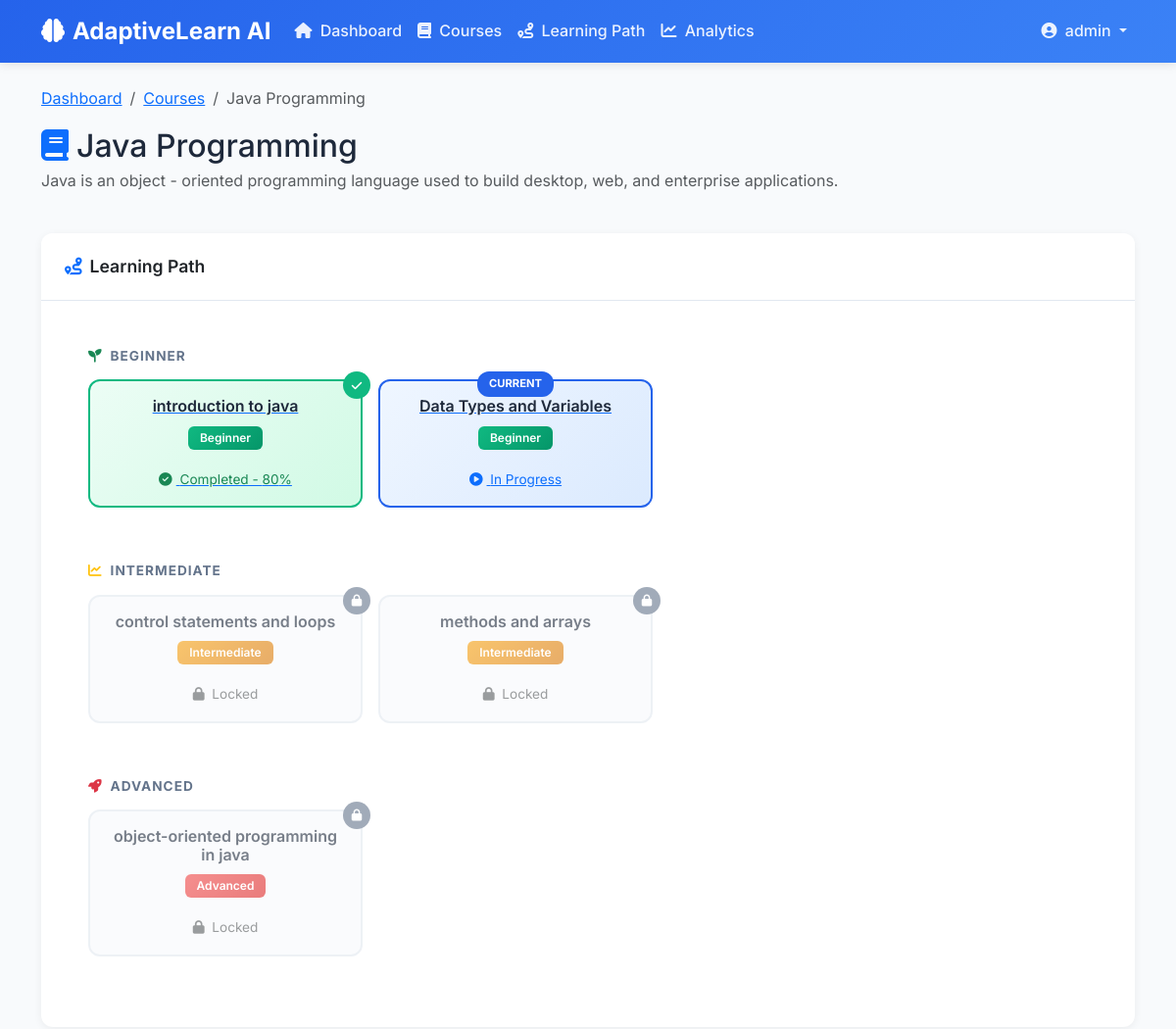
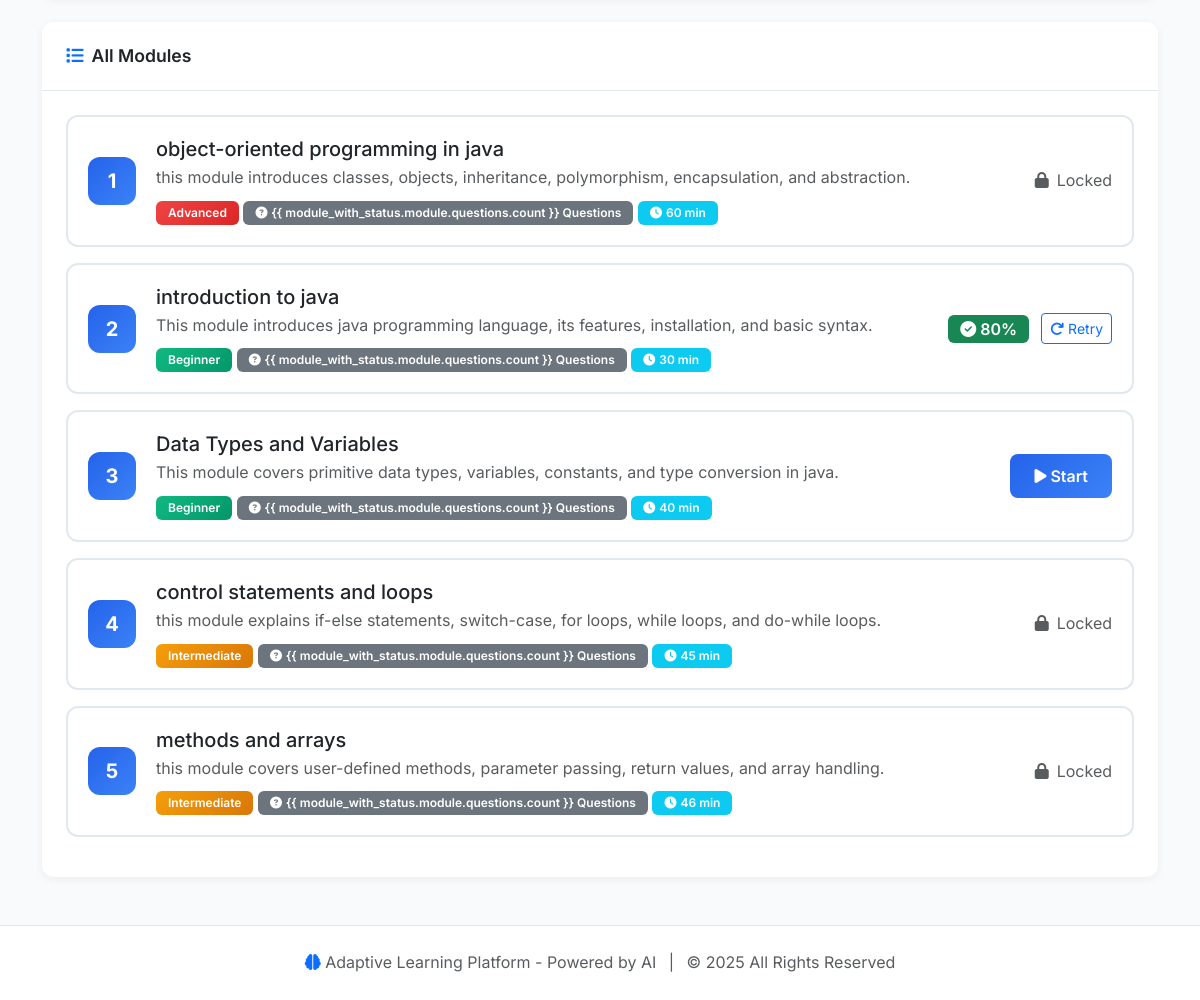
Page /course/3/ (signed in) on the committed database (2 pictures, top to bottom).
### courses/models.py (models this page shows, shortened)
class Course(models.Model):
    title = models.CharField(max_length=200)
    description = models.TextField()
    created_at = models.DateTimeField(auto_now_add=True)
    image_url = models.URLField(
        blank=True, null=True, help_text="Optional course image"
    )
    def get_modules_ordered(self):
        return self.modules.all().order_by("difficulty_level", "order")

class Module(models.Model):
    DIFFICULTY_CHOICES = [
        ("beginner", "Beginner"),
        ("intermediate", "Intermediate"),
        ("advanced", "Advanced"),
    ]
    course = models.ForeignKey(Course, on_delete=models.CASCADE, related_name="modules")
    title = models.CharField(max_length=200)
    description = models.TextField()
    difficulty_level = models.CharField(
        max_length=20, choices=DIFFICULTY_CHOICES, default="beginner"
    )
    order = models.IntegerField(default=0, help_text="Sequence within difficulty level")
    prerequisite_module = models.ForeignKey(
        "self",
        on_delete=models.SET_NULL,
        null=True,
        blank=True,
        related_name="dependent_modules",
        help_text="Module that must be completed first",
    )
    estimated_minutes = models.IntegerField(
        default=30, help_text="Estimated time to complete"
    )
    created_at = models.DateTimeField(auto_now_add=True)
    class Meta:
        ordering = ["difficulty_level", "order"]
    def is_locked_for_user(self, user):
        if not self.prerequisite_module:
            return False
        return not UserProgress.objects.filter(
            user=user, module=self.prerequisite_module, completed=True
        ).exists()

### courses/views.py (the view)
# urls.py: path("course/<int:course_id>/", views.course_detail, name="course_detail"),
@login_required
def course_detail(request, course_id):
    course = get_object_or_404(Course, id=course_id)
    modules = course.get_modules_ordered()
    modules_with_status = []
    for module in modules:
        try:
            progress = UserProgress.objects.get(user=request.user, module=module)
            is_completed = progress.completed
            score = progress.score
        except UserProgress.DoesNotExist:
            is_completed = False
            score = 0
        is_locked = module.is_locked_for_user(request.user)
        modules_with_status.append(
            {
                "module": module,
                "is_locked": is_locked,
                "is_completed": is_completed,
                "score": score,
            }
        )
    context = {
        "course": course,
        "modules_with_status": modules_with_status,
    }
    return render(request, "courses/course_detail.html", context)

### templates/courses/course_detail.html (shortened to what this page needs)
{% extends 'courses/base.html' %}
{% block content %}
<div class="row mb-4">
    <div class="col-12">
        <nav aria-label="breadcrumb">
            <ol class="breadcrumb">
                <li class="breadcrumb-item"><a href="{% url 'courses:dashboard' %}">Dashboard</a></li>
                <li class="breadcrumb-item"><a href="{% url 'courses:course_list' %}">Courses</a></li>
                <li class="breadcrumb-item active">{{ course.title }}</li>
            </ol>
        </nav>
        <h2 class="mb-1">
            <i class="fas fa-book text-primary me-2"></i>{{ course.title }}
        </h2>
        <p class="text-muted mb-3">{{ course.description }}</p>
    </div>
</div>
<div class="row mb-4">
    <div class="col-12">
        <div class="card">
            <div class="card-header">
                <i class="fas fa-route text-primary me-2"></i>Learning Path
            </div>
            <div class="card-body">
                <div class="learning-path-container">
                    <div class="learning-path-level mb-4">
                        <h5>
                            <i class="fas fa-seedling text-success me-2"></i>BEGINNER
                        </h5>
                        <div class="learning-path-nodes">
                            {% for module_with_status in modules_with_status %}
                            {% if module_with_status.module.difficulty_level == 'beginner' %}
                            {% if module_with_status.is_locked %}
                            <div class="learning-path-node locked">
                                <h6>{{ module_with_status.module.title }}</h6>
                                <span class="badge badge-beginner difficulty-badge">Beginner</span>
                                <div class="progress-info">
                                    <span class="text-muted">
                                        <i class="fas fa-lock me-1"></i>
                                        Locked
                                    </span>
                                </div>
                            </div>
                            {% else %}
                            <a href="{% url 'courses:module_detail' module_with_status.module.id %}"
                                class="learning-path-node {% if module_with_status.is_completed %}completed{% else %}in-progress{% endif %}">
                                <h6>{{ module_with_status.module.title }}</h6>
                                <span class="badge badge-beginner difficulty-badge">Beginner</span>
                                <div class="progress-info">
                                    {% if module_with_status.is_completed %}
                                    <span class="text-success">
                                        <i class="fas fa-check-circle me-1"></i>
                                        Completed - {{ module_with_status.score }}%
                                    </span>
                                    {% else %}
                                    <span class="text-primary">
                                        <i class="fas fa-play-circle me-1"></i>
                                        In Progress
                                    </span>
                                    {% endif %}
                                </div>
                            </a>
                            {% endif %}
                            {% endif %}
                            {% endfor %}
                        </div>
                    </div>
                    <div class="learning-path-level mb-4">
                        <h5>
                            <i class="fas fa-chart-line text-warning me-2"></i>INTERMEDIATE
                        </h5>
                        <div class="learning-path-nodes">
                            {% for module_with_status in modules_with_status %}
                            {% if module_with_status.module.difficulty_level == 'intermediate' %}
                            {% if module_with_status.is_locked %}
                            <div class="learning-path-node locked">
                                <h6>{{ module_with_status.module.title }}</h6>
                                <span class="badge badge-intermediate difficulty-badge">Intermediate</span>
                                <div class="progress-info">
                                    <span class="text-muted">
                                        <i class="fas fa-lock me-1"></i>
                                        Locked
                                    </span>
                                </div>
                            </div>
                            {% endif %}
                            {% endif %}
                            {% endfor %}
                        </div>
                    </div>
                    <div class="learning-path-level">
                        <h5>
                            <i class="fas fa-rocket text-danger me-2"></i>ADVANCED
                        </h5>
                        <div class="learning-path-nodes">
                            {% for module_with_status in modules_with_status %}
                            {% if module_with_status.module.difficulty_level == 'advanced' %}
                            {% if module_with_status.is_locked %}
                            <div class="learning-path-node locked">
                                <h6>{{ module_with_status.module.title }}</h6>
                                <span class="badge badge-advanced difficulty-badge">Advanced</span>
                                <div class="progress-info">
                                    <span class="text-muted">
                                        <i class="fas fa-lock me-1"></i>
                                        Locked
                                    </span>
                                </div>
                            </div>
                            {% endif %}
                            {% endif %}
                            {% endfor %}
                        </div>
                    </div>
                </div>
            </div>
        </div>
    </div>
</div>
<div class="row">
    <div class="col-12">
        <div class="card">
            <div class="card-header">
                <i class="fas fa-list text-primary me-2"></i>All Modules
            </div>
            <div class="card-body">
                {% for module_with_status in modules_with_status %}
                <div class="module-list-item">
                    <div class="module-number">{{ forloop.counter }}</div>
                    <div class="module-info">
                        <h5 class="mb-1">{{ module_with_status.module.title }}</h5>
                        <p class="text-muted mb-2">{{ module_with_status.module.description|truncatewords:20 }}</p>
                        <div>
                            <span class="badge badge-{{ module_with_status.module.difficulty_level }}">
                                {{ module_with_status.module.get_difficulty_level_display }}
                            </span>
                            <span class="badge bg-secondary">
                                <i class="fas fa-question-circle me-1"></i>{{ module_with_status.module.questions.count
                                }} Questions
                            </span>
                            <span class="badge bg-info">
                                <i class="fas fa-clock me-1"></i>{{ module_with_status.module.estimated_minutes }} min
                            </span>
                        </div>
                    </div>
                    <div class="module-actions">
                        {% if module_with_status.is_completed %}
                        <span class="badge bg-success fs-6">
                            <i class="fas fa-check-circle me-1"></i>{{ module_with_status.score }}%
                        </span>
                        <a href="{% url 'courses:quiz_start' module_with_status.module.id %}"
                            class="btn btn-sm btn-outline-primary">
                            <i class="fas fa-redo me-1"></i>Retry
                        </a>
                        {% elif module_with_status.is_locked %}
                        <span class="text-muted">
                            <i class="fas fa-lock me-2"></i>Locked
                        </span>
                        {% else %}
                        <a href="{% url 'courses:module_detail' module_with_status.module.id %}"
                            class="btn btn-primary">
                            {% if module_with_status.score > 0 %}
                            <i class="fas fa-play me-1"></i>Continue
                            {% else %}
                            <i class="fas fa-play me-1"></i>Start
                            {% endif %}
                        </a>
                        {% endif %}
                    </div>
                </div>
                {% endfor %}
            </div>
        </div>
    </div>
</div>
{% endblock %}

### templates/courses/base.html (shortened to what this page needs)
<!DOCTYPE html>
<html lang="en">
<head>
    <link href="https://cdn.jsdelivr.net/npm/bootstrap@5.3.2/dist/css/bootstrap.min.css" rel="stylesheet">
    <link rel="stylesheet" href="https://cdnjs.cloudflare.com/ajax/libs/font-awesome/6.4.2/css/all.min.css">
    {% load static %}
    <link rel="stylesheet" href="{% static 'courses/css/style.css' %}">
</head>
<body>
    <nav class="navbar navbar-expand-lg navbar-dark">
        <div class="container">
            <a class="navbar-brand" href="{% url 'courses:dashboard' %}">
                <i class="fas fa-brain me-2"></i>AdaptiveLearn AI
            </a>
            <div class="collapse navbar-collapse" id="navbarNav">
                <ul class="navbar-nav me-auto">
                    <li class="nav-item">
                        <a class="nav-link" href="{% url 'courses:dashboard' %}">
                            <i class="fas fa-home me-1"></i> Dashboard
                        </a>
                    </li>
                    <li class="nav-item">
                        <a class="nav-link" href="{% url 'courses:course_list' %}">
                            <i class="fas fa-book me-1"></i> Courses
                        </a>
                    </li>
                    <li class="nav-item">
                        <a class="nav-link" href="{% url 'courses:learning_path' %}">
                            <i class="fas fa-route me-1"></i> Learning Path
                        </a>
                    </li>
                    <li class="nav-item">
                        <a class="nav-link" href="{% url 'courses:analytics' %}">
                            <i class="fas fa-chart-line me-1"></i> Analytics
                        </a>
                    </li>
                </ul>
                <ul class="navbar-nav">
                    {% if user.is_authenticated %}
                        <li class="nav-item dropdown">
                            <a class="nav-link dropdown-toggle" href="#" id="userDropdown" role="button" data-bs-toggle="dropdown">
                                <i class="fas fa-user-circle me-1"></i> {{ user.username }}
                            </a>
                        </li>
                    {% else %}
                        <li class="nav-item">
                            <a class="nav-link" href="{% url 'login' %}">
                                <i class="fas fa-sign-in-alt me-1"></i> Login
                            </a>
                        </li>
                    {% endif %}
                </ul>
            </div>
        </div>
    </nav>
    <main class="container my-4">
        {% block content %}{% endblock %}
    </main>
    <footer class="footer">
        <div class="container text-center">
            <p class="text-muted mb-0">
                <i class="fas fa-brain text-primary"></i>
                Adaptive Learning Platform - Powered by AI
                <span class="mx-2">|</span>
                &copy; 2025 All Rights Reserved
            </p>
        </div>
    </footer>
</body>
</html>

### rows in the picture
Course: title "Java Programming", description "Java is an object - oriented programming language used to build desktop, web, and enterprise applications."
Module: module "introduction to java", score "80", module.description "This module introduces java programming language, its features, installation, and basic syntax.", module.difficulty_level "Beginner", module.estimated_minutes "30"
Module: module "Data Types and Variables", shows "In Progress", module.description "This module covers primitive data types, variables, constants, and type conversion in java.", module.difficulty_level "Beginner", module.estimated_minutes "40", shows "Start"
Module: module "control statements and loops", module.description "this module explains if-else statements, switch-case, for loops, while loops, and do-while loops.", module.difficulty_level "Intermediate", module.estimated_minutes "45", shows "Locked"
Module: module "methods and arrays", module.description "this module covers user-defined methods, parameter passing, return values, and array handling.", module.difficulty_level "Intermediate", module.estimated_minutes "46", shows "Locked"
Module: module "object-oriented programming in java", module.description "this module introduces classes, objects, inheritance, polymorphism, encapsulation, and abstraction.", module.difficulty_level "Advanced", module.estimated_minutes "60", shows "Locked"

### other values in the picture
{{ user.username }} "admin"
